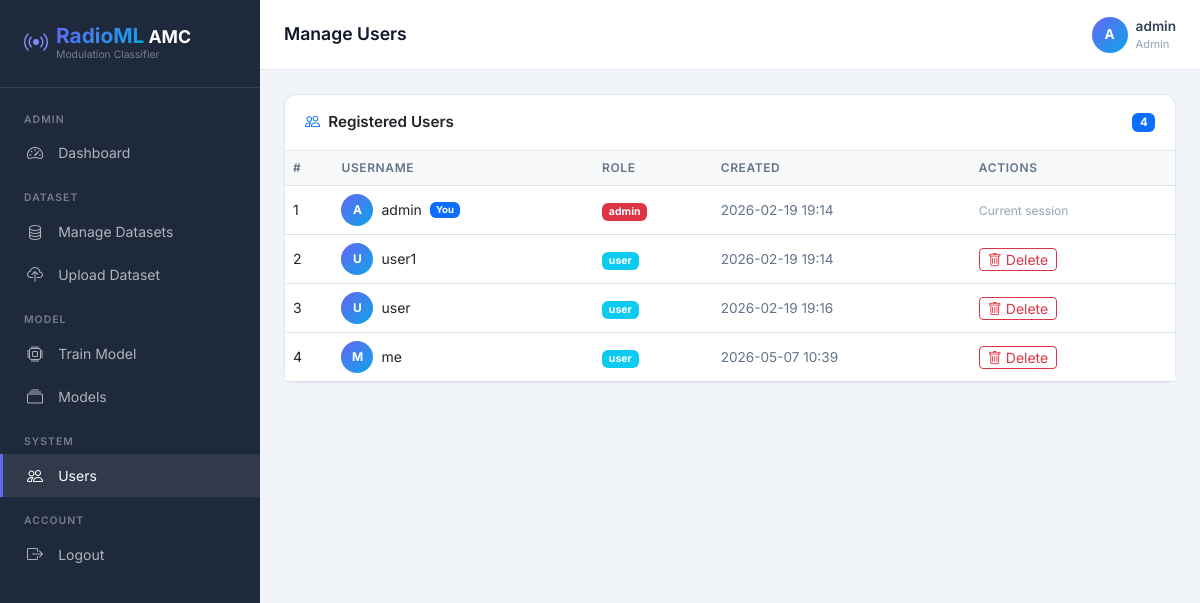
Page /admin/users (signed in) on the committed database.
### tables this page shows
CREATE TABLE users (
            id INTEGER PRIMARY KEY AUTOINCREMENT,
            username TEXT UNIQUE NOT NULL,
            password TEXT NOT NULL,
            role TEXT NOT NULL DEFAULT 'user',
            created_at TEXT DEFAULT CURRENT_TIMESTAMP
        );

### app.py (the view)
@app.route('/admin/users')
@login_required('admin')
def admin_users():
    db = get_db()
    users = db.execute("SELECT id, username, role, created_at FROM users ORDER BY id").fetchall()
    db.close()
    return render_template('admin/users.html', users=users)

### app.py (called while the page is built)
def get_db():
    db = sqlite3.connect('instance/radioml.db')
    db.row_factory = sqlite3.Row
    return db

def login_required(role=None):
    def decorator(f):
        from functools import wraps
        @wraps(f)
        def wrapper(*args, **kwargs):
            if 'user_id' not in session:
                return redirect(url_for('login'))
            if role and session.get('role') != role:
                flash('Access denied!', 'danger')
                return redirect(url_for('login'))
            return f(*args, **kwargs)
        return wrapper
    return decorator

### templates/admin/users.html (shortened to what this page needs)
{% extends "base.html" %}
{% block page_title %}Manage Users{% endblock %}
{% block content %}
<div class="card">
    <div class="card-header d-flex align-items-center justify-content-between">
        <span><i class="bi bi-people text-primary me-2"></i>Registered Users</span>
        <span class="badge bg-primary">{{ users|length }}</span>
    </div>
    <div class="card-body p-0">
        <div class="table-responsive">
            <table class="table mb-0">
                <thead class="table-light">
                    <tr><th>#</th><th>Username</th><th>Role</th><th>Created</th><th>Actions</th></tr>
                </thead>
                <tbody>
                    {% for u in users %}
                    <tr>
                        <td>{{ u.id }}</td>
                        <td>
                            <div class="d-flex align-items-center gap-2">
                                <div class="avatar" style="width:32px;height:32px;font-size:0.75rem;">
                                    {{ u.username[0].upper() }}
                                </div>
                                {{ u.username }}
                                {% if u.id == session.user_id %}
                                <span class="badge bg-primary" style="font-size:0.6rem;">You</span>
                                {% endif %}
                            </div>
                        </td>
                        <td>
                            <span class="badge bg-{% if u.role == 'admin' %}danger{% else %}info{% endif %}">
                                {{ u.role }}
                            </span>
                        </td>
                        <td style="font-size:0.85rem;color:#64748b;">{{ u.created_at[:16] if u.created_at else 'N/A' }}</td>
                        <td>
                            {% if u.id != session.user_id %}
                            <form method="POST" action="{{ url_for('admin_delete_user', uid=u.id) }}"
                                  onsubmit="return confirm('Delete user {{ u.username }}?')">
                                <button type="submit" class="btn btn-sm btn-outline-danger py-0">
                                    <i class="bi bi-trash"></i> Delete
                                </button>
                            </form>
                            {% else %}
                            <span style="font-size:0.75rem;color:#94a3b8;">Current session</span>
                            {% endif %}
                        </td>
                    </tr>
                    {% endfor %}
                </tbody>
            </table>
        </div>
    </div>
</div>
{% endblock %}

### templates/base.html (style rules this page uses)
:root { --primary: #6366f1; --primary-dark: #4f46e5; --secondary: #0ea5e9; --success: #10b981; --danger: #ef4444; --warning: #f59e0b; --dark: #0f172a; --sidebar-bg: #1e293b; --sidebar-width: 260px; --card-bg: #ffffff; --bg: #f1f5f9; --text: #334155; --border: #e2e8f0; }
* { font-family: 'Inter', sans-serif; }
body { background: var(--bg); color: var(--text); }
.avatar { width: 36px; height: 36px; border-radius: 50%; background: linear-gradient(135deg, var(--primary), var(--secondary)); display: flex; align-items: center; justify-content: center; color: #fff; font-weight: 700; font-size: 0.85rem; }
.card { border: 1px solid var(--border); border-radius: 12px; box-shadow: 0 1px 3px rgba(0,0,0,0.04); }
.card-header { background: transparent; border-bottom: 1px solid var(--border); font-weight: 600; font-size: 0.95rem; padding: 1rem 1.25rem; }
.table th { font-size: 0.75rem; text-transform: uppercase; letter-spacing: 0.05em; color: #64748b; font-weight: 600; }
.table td { font-size: 0.875rem; vertical-align: middle; }

### rows in the picture
users: id "1", username "A", username "admin", shows "You", role "admin", created_at "2026-02-19 19:14", shows "Current session"
users: id "2", username "U", username "user1", role "user", created_at "2026-02-19 19:14"
users: id "3", username "U", username "user", role "user", created_at "2026-02-19 19:16"
users: id "4", username "M", username "me", role "user", created_at "2026-05-07 10:39"

### other values in the picture
{{ session.get('username', 'U')[0].upper() }} "A"
{{ session.get('username') }} "admin"
{{ session.get('role') }} "Admin"
{{ users|length }} "4"
